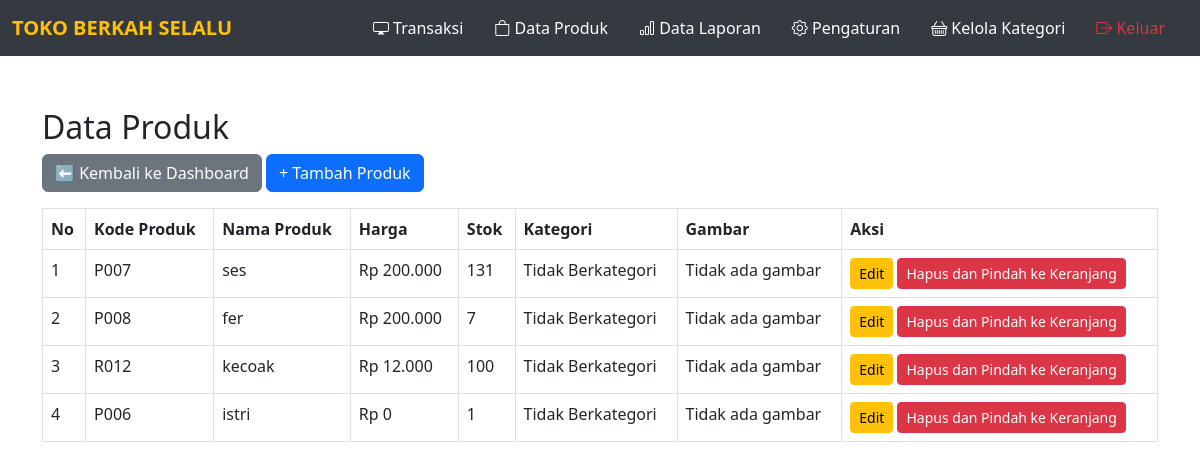
Page /data_produk.php on the earlier database version.
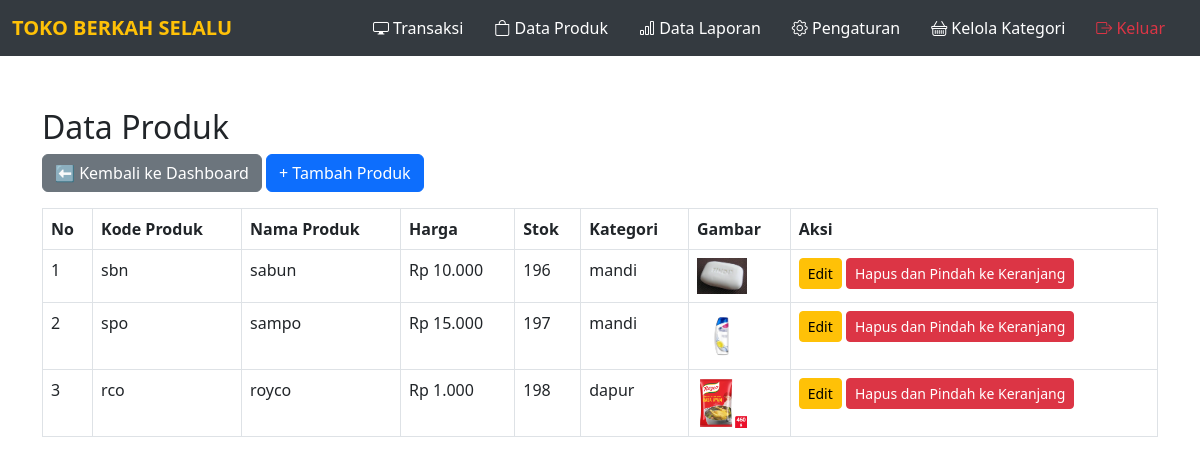
Same page on the later database version.
### tables this page shows
CREATE TABLE `produk` (
  `id` int(11) NOT NULL,
  `kode_produk` varchar(50) NOT NULL,
  `nama_produk` varchar(100) NOT NULL,
  `harga` int(11) NOT NULL,
  `stok` int(11) NOT NULL,
  `gambar` varchar(255) DEFAULT NULL,
  `kategori_id` int(11) DEFAULT NULL
);

CREATE TABLE `kategori` (
  `id` int(11) NOT NULL,
  `nama_kategori` varchar(50) NOT NULL,
  `ikon` varchar(100) DEFAULT NULL
);

### data_produk.php (the view, shortened to what this page needs)
<?php
include 'koneksi.php';
?>
<?php include 'navbar.php'; ?>
<!DOCTYPE html>
<html lang="id">
<head>
    <link rel="stylesheet" href="https://cdn.jsdelivr.net/npm/bootstrap@5.3.0/dist/css/bootstrap.min.css">
</head>
<body>
    <div class="container mt-5">
        <h2>Data Produk</h2>
        <a href="dashboard.php" class="btn btn-secondary mb-3">⬅ Kembali ke Dashboard</a>
        <a href="tambah_produk.php" class="btn btn-primary mb-3">+ Tambah Produk</a>
        <table class="table table-bordered">
            <thead>
                <tr>
                    <th>No</th>
                    <th>Kode Produk</th>
                    <th>Nama Produk</th>
                    <th>Harga</th>
                    <th>Stok</th>
                    <th>Kategori</th>
                    <th>Gambar</th>
                    <th>Aksi</th>
                </tr>
            </thead>
            <tbody>
                <?php
                $query = mysqli_query($koneksi, "SELECT p.*, k.nama_kategori
                                               FROM produk p
                                               LEFT JOIN kategori k ON p.kategori_id = k.id");
                $no = 1;
                if (mysqli_num_rows($query) > 0) {
                    while ($row = mysqli_fetch_assoc($query)) {
                        $kategori = !empty($row['nama_kategori']) ? $row['nama_kategori'] : "Tidak Berkategori";
                        echo "<tr>
                            <td>{$no}</td>
                            <td>{$row['kode_produk']}</td>
                            <td>{$row['nama_produk']}</td>
                            <td>Rp " . number_format($row['harga'], 0, ',', '.') . "</td>
                            <td>{$row['stok']}</td>
                            <td>{$kategori}</td>
                            <td>";
                            if (!empty($row['gambar']) && file_exists("assets/" . $row['gambar'])) {
                                echo "<img src='assets/{$row['gambar']}' width='50' alt='Gambar {$row['nama_produk']}'>";
                            } else {
                                echo "Tidak ada gambar";
                            }
                        echo "</td>
                            <td>
                                <a href='edit_produk.php?id={$row['id']}' class='btn btn-warning btn-sm'>Edit</a>
                                <a href='data_produk.php?hapus_produk={$row['id']}' class='btn btn-danger btn-sm' onclick='return confirm(\"Yakin ingin memindahkan produk ini ke keranjang dan menghapusnya?\")'>Hapus dan Pindah ke Keranjang</a>
                            </td>
                        </tr>";
                        $no++;
                    }
                } else {
                    echo "<tr><td colspan='8' class='text-center'>Data produk masih kosong</td></tr>";
                }
                ?>
            </tbody>
        </table>
    </div>
</body>
</html>

### navbar.php (shortened to what this page needs)
<!DOCTYPE html>
<html lang="id">
<head>
    <link rel="stylesheet" href="https://cdn.jsdelivr.net/npm/bootstrap@5.3.0/dist/css/bootstrap.min.css">
    <link rel="stylesheet" href="https://cdn.jsdelivr.net/npm/bootstrap-icons/font/bootstrap-icons.css">
</head>
<body>
<nav class="navbar navbar-expand-lg navbar-dark fixed-top">
    <div class="container-fluid d-flex justify-content-between align-items-center">
        <a class="navbar-brand" href="#">TOKO BERKAH SELALU</a>
        <div class="collapse navbar-collapse" id="navbarNav">
            <ul class="navbar-nav ms-auto">
                <li class="nav-item">
                    <a class="nav-link" href="transaksi.php">
                        <i class="bi bi-display"></i> Transaksi
                    </a>
                </li>
                <li class="nav-item">
                    <a class="nav-link" href="data_produk.php">
                        <i class="bi bi-bag"></i> Data Produk
                    </a>
                </li>
                <li class="nav-item">
                    <a class="nav-link" href="laporan.php">
                        <i class="bi bi-bar-chart"></i> Data Laporan
                    </a>
                </li>
                <li class="nav-item">
                    <a class="nav-link" href="pengaturan.php">
                        <i class="bi bi-gear"></i> Pengaturan
                    </a>
                </li>
                <li class="nav-item">
                    <a class="nav-link" href="manage_kategori.php">
                        <i class="bi bi-basket"></i> Kelola Kategori
                    </a>
                </li>
                <li class="nav-item">
                    <a class="nav-link text-danger" href="logout.php">
                        <i class="bi bi-box-arrow-right"></i> Keluar
                    </a>
                </li>
            </ul>
        </div>
    </div>
</nav>
</body>
</html>

### navbar.php (style rules this page uses)
.navbar { background-color: #343a40; padding: 10px 20px; }
.navbar-brand { color: #ffc107 !important; font-weight: bold; }
.nav-link { color: white !important; margin-right: 15px; }
.fixed-top { position: fixed; top: 0; width: 100%; z-index: 1000; }
body { padding-top: 60px; }

Differences in the rows shown:
removed produk: kode_produk "P007", nama_produk "ses", harga "200.000", stok "131", kategori "Tidak Berkategori", gambar "Tidak ada gambar"
removed produk: kode_produk "P008", nama_produk "fer", harga "200.000", stok "7", kategori "Tidak Berkategori", gambar "Tidak ada gambar"
removed produk: kode_produk "R012", nama_produk "kecoak", harga "12.000", stok "100", kategori "Tidak Berkategori", gambar "Tidak ada gambar"
removed produk: kode_produk "P006", nama_produk "istri", harga "0", stok "1", kategori "Tidak Berkategori", shows "Tidak ada gambar"
added produk: kode_produk "sbn", nama_produk "sabun", harga "10.000", stok "196", kategori.nama_kategori "mandi", gambar (picture)
added produk: kode_produk "spo", nama_produk "sampo", harga "15.000", stok "197", kategori.nama_kategori "mandi", gambar (picture)
added produk: kode_produk "rco", nama_produk "royco", harga "1.000", stok "198", kategori.nama_kategori "dapur", gambar (picture)
